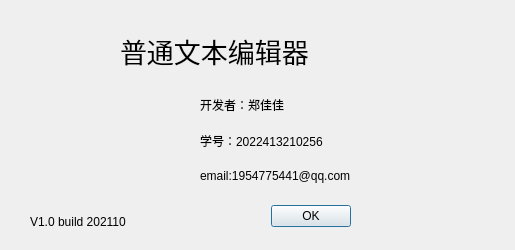
<?xml version="1.0" encoding="UTF-8"?>
<ui version="4.0">
 <class>AboutDialog</class>
 <widget class="QDialog" name="AboutDialog">
  <property name="geometry">
   <rect>
    <x>0</x>
    <y>0</y>
    <width>515</width>
    <height>250</height>
   </rect>
  </property>
  <property name="windowTitle">
   <string>Dialog</string>
  </property>
  <widget class="QDialogButtonBox" name="buttonBox">
   <property name="geometry">
    <rect>
     <x>260</x>
     <y>200</y>
     <width>91</width>
     <height>32</height>
    </rect>
   </property>
   <property name="orientation">
    <enum>Qt::Orientation::Horizontal</enum>
   </property>
   <property name="standardButtons">
    <set>QDialogButtonBox::StandardButton::Ok</set>
   </property>
  </widget>
  <widget class="QLabel" name="label">
   <property name="geometry">
    <rect>
     <x>120</x>
     <y>20</y>
     <width>331</width>
     <height>61</height>
    </rect>
   </property>
   <property name="font">
    <font>
     <pointsize>20</pointsize>
    </font>
   </property>
   <property name="layoutDirection">
    <enum>Qt::LayoutDirection::LeftToRight</enum>
   </property>
   <property name="text">
    <string>普通文本编辑器</string>
   </property>
  </widget>
  <widget class="QWidget" name="verticalLayoutWidget">
   <property name="geometry">
    <rect>
     <x>200</x>
     <y>90</y>
     <width>291</width>
     <height>101</height>
    </rect>
   </property>
   <layout class="QVBoxLayout" name="verticalLayout">
    <item>
     <widget class="QLabel" name="label_3">
      <property name="text">
       <string>开发者：郑佳佳</string>
      </property>
     </widget>
    </item>
    <item>
     <widget class="QLabel" name="label_4">
      <property name="text">
       <string>学号：2022413210256</string>
      </property>
     </widget>
    </item>
    <item>
     <widget class="QLabel" name="label_2">
      <property name="text">
       <string>email:1954775441@qq.com</string>
      </property>
     </widget>
    </item>
   </layout>
  </widget>
  <widget class="QLabel" name="label_5">
   <property name="geometry">
    <rect>
     <x>30</x>
     <y>80</y>
     <width>151</width>
     <height>121</height>
    </rect>
   </property>
   <property name="styleSheet">
    <string notr="true">border-image:url(:/images/image/pencil_flat.png)</string>
   </property>
   <property name="text">
    <string/>
   </property>
  </widget>
  <widget class="QLabel" name="label_6">
   <property name="geometry">
    <rect>
     <x>30</x>
     <y>210</y>
     <width>158</width>
     <height>23</height>
    </rect>
   </property>
   <property name="text">
    <string>V1.0 build 202110</string>
   </property>
  </widget>
 </widget>
 <resources/>
 <connections>
  <connection>
   <sender>buttonBox</sender>
   <signal>accepted()</signal>
   <receiver>AboutDialog</receiver>
   <slot>accept()</slot>
   <hints>
    <hint type="sourcelabel">
     <x>248</x>
     <y>254</y>
    </hint>
    <hint type="destinationlabel">
     <x>157</x>
     <y>274</y>
    </hint>
   </hints>
  </connection>
 </connections>
</ui>
